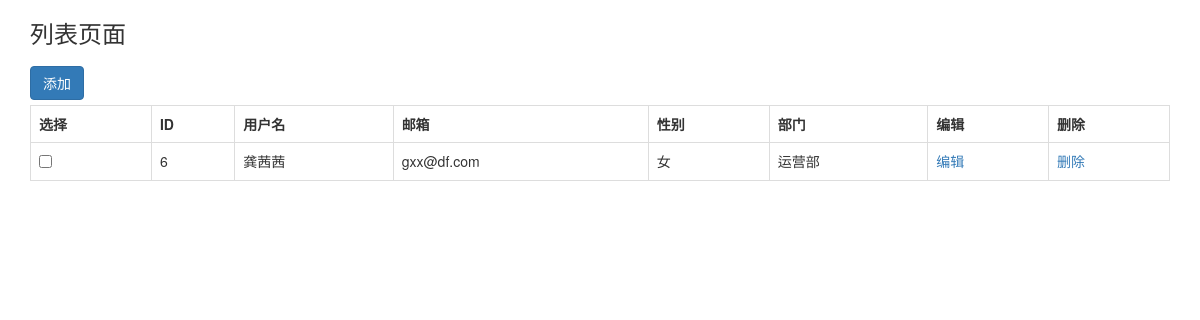
The app's page /stark/app01/userinfo/, older data.
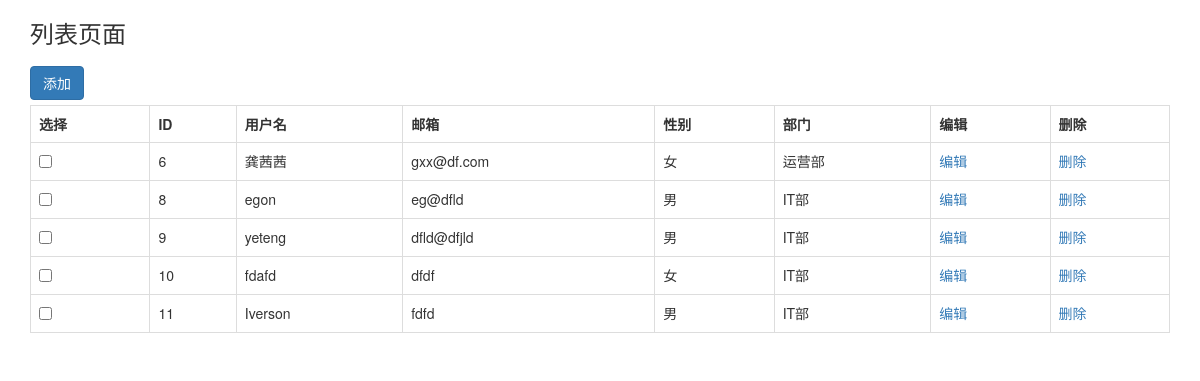
The same page, newer data.
### app01/models.py (models this page shows, shortened)
class UserInfo(models.Model):
    username=models.CharField(verbose_name="用户名",max_length=32)
    email=models.CharField(verbose_name="邮箱", max_length=32)
    gender_choice=(
        (1,"男"),
        (2,"女")
    )
    gender=models.IntegerField(verbose_name="性别",choices=gender_choice,default=1)
    dp=models.ForeignKey(verbose_name="部门dp",to="Department",default=1,on_delete=models.CASCADE)
    hobby=models.ManyToManyField(verbose_name="爱好",to="Hobby")

class Department(models.Model):
    title=models.CharField(verbose_name="部门",max_length=32)

### stark/service/V1.py (the view)
    def list_views(self,request):
        if request.method=="GET":
            list_obj=self.mcls.objects.all() # 获取表中所有记录
            '''
            函数：1.定义在类外的都是函数      2.通过类调用的  Foo.func 也是函数，在调用时 self，需人工传入
            方法：通过实例（对象调用）的类的obj.func 就都是方法,方法里的self 不用再传入，会自动将 obj当做self传递
            '''
            if not self.list_display:
                self.list_display=[ self.mcls._meta.fields[i].name for i in range(len(self.mcls._meta.fields)) ]
            if not self.add_3display_flag:
                self.list_display.insert(0,self.checkbox_display)
                self.list_display.append(self.change_display)
                self.list_display.append(self.del_display)
                self.add_3display_flag=True
            print("---",self.list_display)
            head_list=[]
            for col in self.list_display:
                if isinstance(col,FunctionType): # 如果是用户重写传入的 方法
                    temp=col(self,is_header=True)
                elif isinstance(col,MethodType): # 如果是 类内部定义的方法
                    temp=col(is_header=True)
                else: # 如果是字符串，即表自身字段
                    temp=self.mcls._meta.get_field(col).verbose_name
                head_list.append(temp)
            data_list=[]
            for row in list_obj:
                temp=[]
                for col in self.list_display:
                    if isinstance(col,FunctionType): # 如果是用户重写传入的 方法
                        val = col(self,row=row)
                    elif isinstance(col,MethodType): # 如果是 类内部定义的方法
                        val = col(row=row)
                    else:  # 如果是字符串，即表自身字段
                        val=getattr(row, col)
                    temp.append(val)
                data_list.append(temp)
            add_url=reverse(self._url_dict["add_url"])
            return render(request,"list_views.html",{"data_list":data_list,"head_list":head_list,
                        "add_url": add_url})

### app01/stark.py (called while the page is built)
    def gender_display(self,is_header=False,row=None):
        if is_header:
            return "性别"
        else:
            return row.get_gender_display()

    def dp_display(self,is_header=False,row=None):
        if is_header:
            return "部门"
        else:
            return row.dp.title

### stark/service/V1.py (called while the page is built)
    def checkbox_display(self,is_header=False,row=None):
        if is_header:
            return "选择"
        else:
            return  mark_safe('<input type="checkbox" name="pk" value=%s />' % (row.id,)  )

    def change_display(self,is_header=False,row=None):
        if is_header:
            return "编辑"
        else:
            url="%s/change/"%(row.id,)
            return  mark_safe( '<a href="%s">编辑<a/>' % (url,))

    def del_display(self,is_header=False,row=None):
        if is_header:
            return "删除"
        else:
            url="%s/del/"%(row.id,)
            return  mark_safe( '<a href="%s">删除<a/>' % (url,))

### app01/templates/list_views.html (shortened to what this page needs)
<!DOCTYPE html>
<html lang="en">
<head>
    <link rel="stylesheet" href="/static/plugins/dist/css/bootstrap.css">
    <link rel="stylesheet" href="/static/plugins/dist/js/bootstrap.js">
</head>
<body>
<div class="container">
<h3>列表页面</h3>
<a href="{{ add_url }}" class="btn btn-primary addRecord">添加</a>
<table class="table table-bordered">
    <tr>
        {% for head in head_list %}
            <th>{{ head }}</th>
        {% endfor %}
    </tr>
    {% for data in data_list %}
        <tr>
            {% for col in data %}
                    <td>{{ col }}</td>
            {% endfor %}
        </tr>
    {% endfor %}
</table>
</div>
</body>
</html>

### app01/templates/list_views.html (style rules this page uses)
.addRecord { margin-top: 10px; margin-bottom: 5px; }

Row changes from the older to the newer data that the page shows:
added UserInfo: data "egon" "eg@dfld"
now on this page (row unchanged): Department: data "IT部" "IT部" "IT部" "IT部"
added UserInfo: data "yeteng" "dfld@dfjld"
added UserInfo: data "fdafd" "dfdf"
added UserInfo: data "Iverson" "fdfd"
Text that changed along with them:
new list line: "☐ 8 男 编辑 删除"
new list line: "☐ 9 男 编辑 删除"
new list line: "☐ 10 女 编辑 删除"
new list line: "☐ 11 男 编辑 删除"
